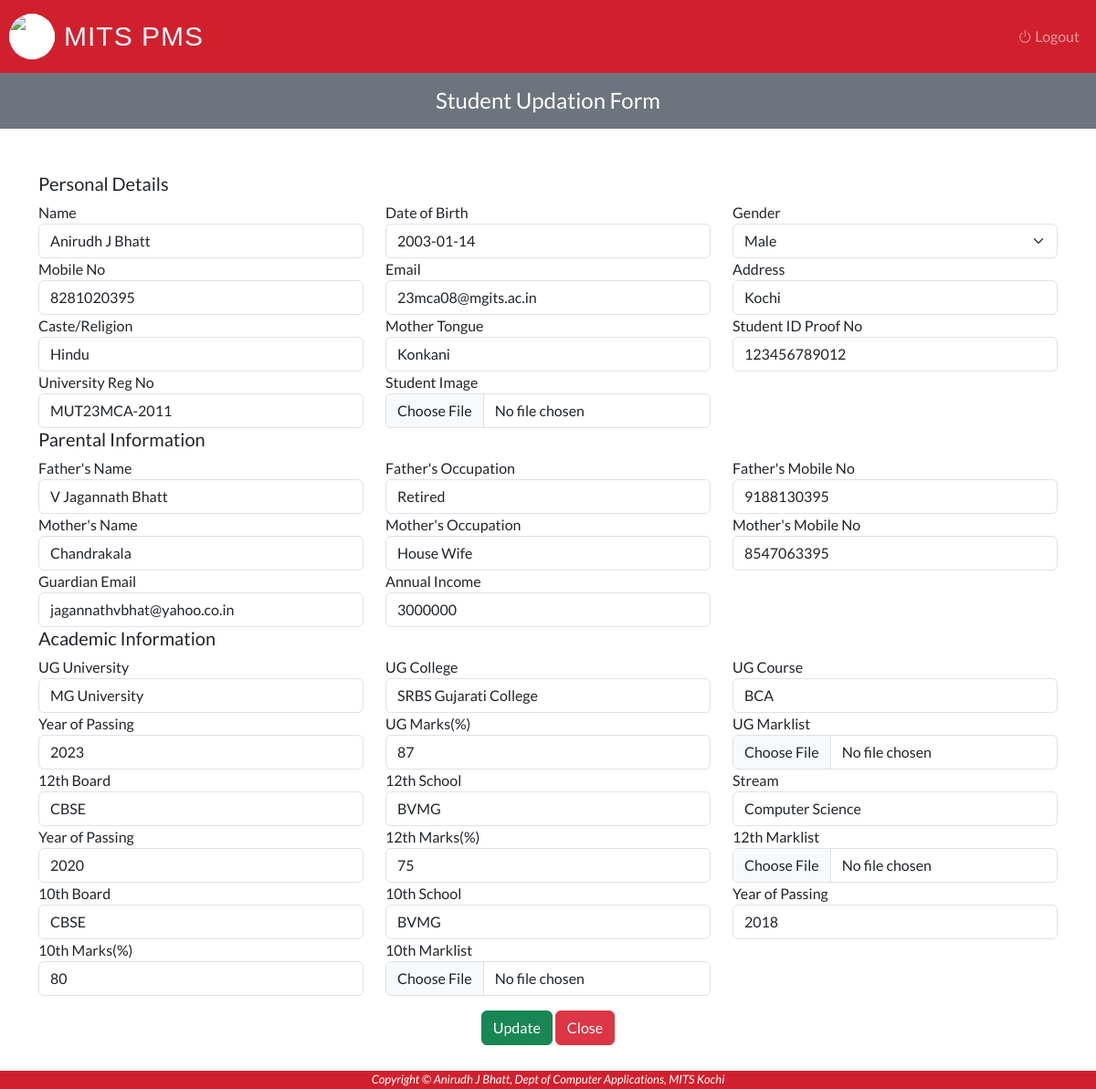
Page /Student/update-student.php?Stud_ID=23MCA08 (signed in) on the committed database.
### tables this page shows
CREATE TABLE `student` (
  `Stud_ID` varchar(50) NOT NULL,
  `Stud_Name` varchar(50) NOT NULL,
  `Stud_DOB` date NOT NULL,
  `Stud_Gender` varchar(10) NOT NULL,
  `Stud_Mob` varchar(15) NOT NULL,
  `Stud_Email` varchar(50) NOT NULL,
  `Stud_Address` varchar(250) NOT NULL,
  `Stud_Caste` varchar(50) NOT NULL,
  `Stud_M_T` varchar(50) NOT NULL,
  `Stud_Course` varchar(50) NOT NULL,
  `Stud_Batch` varchar(25) NOT NULL,
  `Stud_ID_No` varchar(15) NOT NULL,
  `Stud_Reg_No` varchar(50) NOT NULL,
  `Stud_Father_Name` varchar(50) NOT NULL,
  `Stud_Father_Occ` varchar(50) NOT NULL,
  `Stud_Father_No` varchar(11) NOT NULL,
  `Stud_Mother_Name` varchar(50) NOT NULL,
  `Stud_Mother_Occ` varchar(50) NOT NULL,
  `Stud_Mother_No` varchar(11) NOT NULL,
  `Guardian_Email` varchar(50) NOT NULL,
  `Annual_Income` int(11) NOT NULL,
  `UG_Univ` varchar(50) NOT NULL,
  `UG_College` varchar(50) NOT NULL,
  `UG_Course` varchar(50) NOT NULL,
  `YOP_UG` int(5) NOT NULL,
  `Marks_UG` int(15) NOT NULL,
  `Board_12th` varchar(25) NOT NULL,
  `School_12th` varchar(50) NOT NULL,
  `Stream_12th` varchar(50) NOT NULL,
  `YOP_12th` int(5) NOT NULL,
  `Marks_12th` int(15) NOT NULL,
  `Board_10th` varchar(25) NOT NULL,
  `School_10th` varchar(50) NOT NULL,
  `YOP_10th` int(5) NOT NULL,
  `Marks_10th` int(15) NOT NULL,
  `CGPA` int(5) NOT NULL,
  `Stud_Backlogs` int(50) NOT NULL,
  `Stud_Image` longblob NOT NULL,
  `Mark_List_10th` longblob NOT NULL,
  `Mark_List_12th` longblob NOT NULL,
  `Mark_List_UG` longblob NOT NULL,
  `Stud_Year` varchar(10) NOT NULL,
  `Stud_Placement` int(5) NOT NULL,
  `Stud_Package` int(10) NOT NULL
);

### Student/update-student.php (the view, shortened to what this page needs)
<?php
	require_once "../connection/connection.php";
    $Stud_ID = $_REQUEST['Stud_ID'];
    $query = "SELECT * FROM `student` WHERE `Stud_ID` = '$Stud_ID'";
    $run = mysqli_query($con, $query);
    $row = mysqli_fetch_array($run);
?>
<!DOCTYPE html>
<html lang="en">
<head>
    <link href="https://cdn.jsdelivr.net/npm/bootstrap@5.0.2/dist/css/bootstrap.min.css"
    rel="stylesheet">
</head>
<body>
    <?php include('../Common/header.php') ?>
    <div class="col-xl-12 col-lg-12 col-md-12 w-100">
		<div class="bg-secondary text-center">
			<div class="table-one flex-wrap flex-md-no-wrap pt-3 pb-2 mb-3 text-white admin-dashboard pl-3">
				<h4>Student Updation Form</h4>
			</div>
		</div>
	</div>
    <div class="container mt-5 mb-5">
        <form id="studregform" method="POST" enctype="multipart/form-data" onsubmit="return validateForm()">
            <h5>Personal Details</h5>
            <div class="row">
                <div class="col">
                    <label>Name</label>
                    <input type="text" class="form-control" value= "<?php echo $row['Stud_Name']; ?>" name="Stud_Name">
                </div>
                <div class="col">
                    <label>Date of Birth</label>
                    <input type="text" class="form-control" value = "<?php echo $row['Stud_DOB'] ?>" name="Stud_DOB">
                </div>
                <div class="col">
                    <label>Gender</label>
                    <select class="form-select" name="Stud_Gender">
                        <option value="Male" <?php echo ($row['Stud_Gender'] == "Male") ? 'selected' : ''; ?>>Male</option>
                    </select>
                </div>
            </div>
            <div class="row">
                <div class="col">
                    <label>Mobile No</label>
                    <input type="text" class="form-control" value= "<?php echo $row['Stud_Mob']; ?>" name="Stud_Mob">
                </div>
                <div class="col">
                    <label>Email</label>
                    <input type="email" class="form-control" value= "<?php echo $row['Stud_Email']; ?>" name="Stud_Email">
                </div>
                <div class="col">
                    <label>Address</label>
                    <input type="text" class="form-control" value= "<?php echo $row['Stud_Address']; ?>" name="Stud_Address">
                </div>
            </div>
            <div class="row">
                <div class="col">
                    <label>Caste/Religion</label>
                    <input type="text" class="form-control" value= "<?php echo $row['Stud_Caste']; ?>" name="Stud_Caste">
                </div>
                <div class="col">
                    <label>Mother Tongue</label>
                    <input type="text" class="form-control" value= "<?php echo $row['Stud_M_T']; ?>" name="Stud_M_T">
                </div>
                <div class="col">
                    <label>Student ID Proof No</label>
                    <input type="text" class="form-control" value= "<?php echo $row['Stud_ID_No']; ?>" name="Stud_ID_No">
                </div>
            </div>
            <div class="row">
                <div class="col-sm-4">
                    <label>University Reg No</label>
                    <input type="text" class="form-control" value= "<?php echo $row['Stud_Reg_No']; ?>" name="Stud_Reg_No">
                </div>
                <div class="col-sm-4">
                    <label>Student Image</label>
                    <input type="file" class="form-control" name="Stud_Image">
                </div>
            </div>
            <h5>Parental Information</h5>
            <div class="row">
                <div class="col">
                    <label>Father's Name</label>
                    <input type="text" class="form-control" value= "<?php echo $row['Stud_Father_Name']; ?>" name="Stud_Father_Name">
                </div>
                <div class="col">
                    <label>Father's Occupation</label>
                    <input type="text" class="form-control" value= "<?php echo $row['Stud_Father_Occ']; ?>" name="Stud_Father_Occ">
                </div>
                <div class="col">
                    <label>Father's Mobile No</label>
                    <input type="text" class="form-control" value= "<?php echo $row['Stud_Father_No']; ?>" name="Stud_Father_No">
                </div>
            </div>
            <div class="row">
                <div class="col">
                    <label>Mother's Name</label>
                    <input type="text" class="form-control" value= "<?php echo $row['Stud_Mother_Name']; ?>" name="Stud_Mother_Name">
                </div>
                <div class="col">
                    <label>Mother's Occupation</label>
                    <input type="text" class="form-control" value= "<?php echo $row['Stud_Mother_Occ']; ?>" name="Stud_Mother_Occ">
                </div>
                <div class="col">
                    <label>Mother's Mobile No</label>
                    <input type="text" class="form-control" value= "<?php echo $row['Stud_Mother_No']; ?>" name="Stud_Mother_No">
                </div>
            </div>
            <div class="row">
                <div class="col-sm-4">
                    <label>Guardian Email</label>
                    <input type="text" class="form-control" value= "<?php echo $row['Guardian_Email']; ?>" name="Guardian_Email">
                </div>
                <div class="col-sm-4">
                    <label>Annual Income</label>
                    <input type="text" class="form-control" value= "<?php echo $row['Annual_Income']; ?>" name="Annual_Income">
                </div>
            </div>
            <h5>Academic Information</h5>
            <div id="UG">
                <div class="row">
                    <div class="col">
                        <label>UG University</label>
                        <input type="text" class="form-control" value= "<?php echo $row['UG_Univ']; ?>" name="UG_Univ">
                    </div>
                    <div class="col">
                        <label>UG College</label>
                        <input type="text" class="form-control" value= "<?php echo $row['UG_College']; ?>" name="UG_College">
                    </div>
                    <div class="col">
                        <label>UG Course</label>
                        <input type="text" class="form-control" value= "<?php echo $row['UG_Course']; ?>" name="UG_Course">
                    </div>
                </div>
                <div class="row">
                    <div class="col">
                        <label>Year of Passing</label>
                        <input type="text" class="form-control" value= "<?php echo $row['YOP_UG']; ?>" name="YOP_UG">
                    </div>
                    <div class="col">
                        <label>UG Marks(%)</label>
                        <input type="text" class="form-control" value= "<?php echo $row['Marks_UG']; ?>" name="Marks_UG">
                    </div>
                    <div class="col-sm-4">
                        <label>UG Marklist</label>
                        <input type="file" class="form-control" name="Mark_List_UG">
                    </div>
                </div>
            </div>
            <div class="row">
                <div class="col">
                    <label>12th Board</label>
                    <input type="text" class="form-control" value= "<?php echo $row['Board_12th']; ?>" name="Board_12th">
                </div>
                <div class="col">
                    <label>12th School</label>
                    <input type="text" class="form-control" value= "<?php echo $row['School_12th']; ?>" name="School_12th">
                </div>
                <div class="col">
                    <label>Stream</label>
                    <input type="text" class="form-control" value= "<?php echo $row['Stream_12th']; ?>" name="Stream_12th">
                </div>
            </div>
            <div class="row">
                <div class="col">
                    <label>Year of Passing</label>
                    <input type="text" class="form-control" value= "<?php echo $row['YOP_12th']; ?>" name="YOP_12th">
                </div>
                <div class="col">
                    <label>12th Marks(%)</label>
                    <input type="text" class="form-control" value= "<?php echo $row['Marks_12th']; ?>" name="Marks_12th">
                </div>
                <div class="col-sm-4">
                    <label>12th Marklist</label>
                    <input type="file" class="form-control" name="Mark_List_12th">
                </div>
            </div>
            <div class="row">
                <div class="col">
                    <label>10th Board</label>
                    <input type="text" class="form-control" value= "<?php echo $row['Board_10th']; ?>" name="Board_10th">
                </div>
                <div class="col">
                    <label>10th School</label>
                    <input type="text" class="form-control" value= "<?php echo $row['School_10th']; ?>" name="School_10th">
                </div>
                <div class="col">
                    <label>Year of Passing</label>
                    <input type="text" class="form-control" value= "<?php echo $row['YOP_10th']; ?>" name="YOP_10th">
                </div>
            </div>
            <div class="row">
                <div class="col-4">
                    <label>10th Marks(%)</label>
                    <input type="text" class="form-control" value= "<?php echo $row['Marks_10th']; ?>" name="Marks_10th">
                </div>
                <div class="col-4">
                    <label>10th Marklist</label>
                    <input type="file" class="form-control" name="Mark_List_10th">
                </div>
            </div>
            <div class="mt-3 text-center">
                <input type="Submit" class="btn btn-success" value="Update" name="update">
                <input type="button" class="btn btn-danger" value="Close" onClick="window.location.href='../student/student-info.php';">
            </div>
        </form>
    </div>
    <?php include('../Common/footer.php') ?>
</body>
</html>

### Css/style.css (style rules this page uses)
body { font-family: 'Lato', sans-serif; background-color: #ffffff; }

### Student/update-student.php (style rules this page uses)
input { margin-bottom: 15px; }

### rows in the picture
student: Stud_Name "Anirudh J Bhatt", Stud_DOB "2003-01-14", Stud_Gender "Male", Stud_Mob "8281020395", Stud_Email "23mca08@mgits.ac.in", Stud_Address "Kochi", Stud_Caste "Hindu", Stud_M_T "Konkani", Stud_ID_No "123456789012", Stud_Reg_No "MUT23MCA-2011", Stud_Father_Name "V Jagannath Bhatt", Stud_Father_Occ "Retired", Stud_Father_No "9188130395", Stud_Mother_Name "Chandrakala", Stud_Mother_Occ "House Wife", Stud_Mother_No "8547063395", Guardian_Email "jagannathvbhat@yahoo.co.in", Annual_Income "3000000", UG_Univ "MG University", UG_College "SRBS Gujarati College", UG_Course "BCA", YOP_UG "2023", Marks_UG "87", Board_12th "CBSE", School_12th "BVMG", Stream_12th "Computer Science", YOP_12th "2020", Marks_12th "75", Board_10th "CBSE", School_10th "BVMG", YOP_10th "2018", Marks_10th "80"
